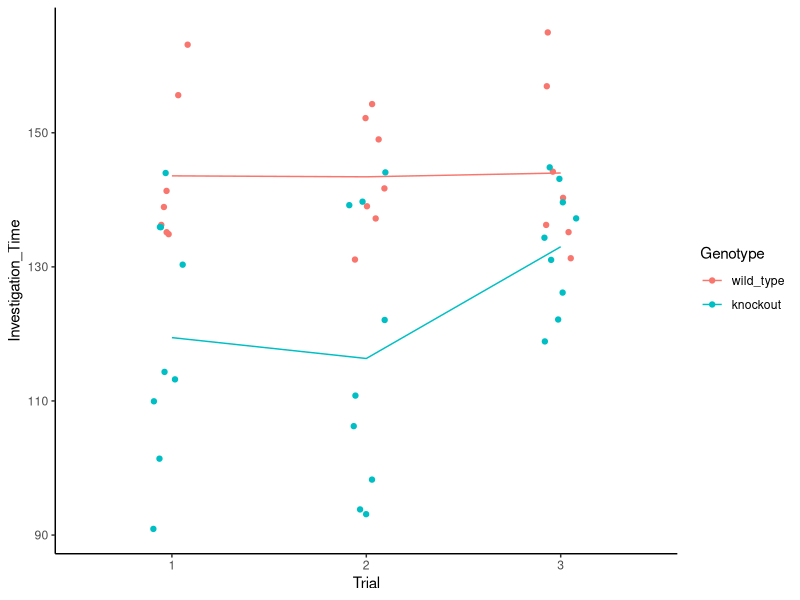

R code for this plot:
library(tidyverse)
library(readxl)

hw1_data <- read_excel("HW1_2022_data.xlsx")
# if your data file is in the "working directory" no need to specify path

# if you have subdirectories the "here" package avoids operating system-specific syntax

hw1_data

# problems to solve:
# need to skip first row
# need to get rid of blank lines / mean calculations
# need to have consistent factor labels for WT and KO
# "tidy" to long format

# skip the first row

hw1_data <- read_excel("HW1_2022_data.xlsx", skip = 1)

hw1_data

# get rid of blank lines and means

hw1_data %>% filter(Genotype %in% c("wt", "WT", "ko", "KO", "k o")) #tedious
hw1_data %>% filter(!is.na(Genotype)) %>% filter(!str_detect(Genotype, "mean"))
hw1_data %>% filter(!is.na(Mouse))

# all of these work
# specific choice may depend on how your excel sheet is formatted

# something like hw1_data <- hw1_data[-c(8, 9, 19), ] to remove problematic rows would also work
# but if you had thousands of rows of data it would be tedious to identify which ones you want to remove
# in this case removing rows with missing values also works (mouse missing in non-data rows)
# hw1_data <- na.omit(hw1_data) or hw1_data %>% drop_na()

hw1_data %>% drop_na()

hw1_data <- 
  hw1_data %>% drop_na()
### update data object!
### the code above produced results but left hw1_data unchanged

# let's deal with the Genotype

table(hw1_data$Genotype)
unique(hw1_data$Genotype)
### these both show you what the codes in Genotype are 
### this is not what we want

### there are a few options
hw1_data %>% mutate(Genotype = factor(Genotype)) %>%
  mutate(Genotype = recode(Genotype, wt = "wild_type", WT = "wild_type",
                           ko = "knockout", KO = "knockout",
                           `k o` = "knockout"))
### note `k o` to deal with that space in there - backwards quotes
### this approach requires listing out values of factor
### two step process of making the factor and then recoding the levels

### could use tolower() to make everything lower case and str_detect_all to find and remove spaces, ...

### could use str_detect from stringr to find W/w and K/k

### or could fix the data before we change it to a factor
hw1_data %>%
  mutate(Genotype = case_when(str_detect(Genotype, "[wW]") ~ "wild_type",
                              str_detect(Genotype, "[kK]") ~ "knockout")) %>%
  mutate(Genotype = factor(Genotype))
### str_detect will check for presence of w or W in string and change variable accordingly
### maybe more general approach than listing options?
### only works this way because the two groups don't share any letters
### can do it inside the mutate too 
hw1_data <- hw1_data %>%
  mutate(Genotype = case_when(str_detect(Genotype, "[wW]") ~ "wild_type",
                              str_detect(Genotype, "[kK]") ~ "knockout") %>% factor())

glimpse(hw1_data)

### Probably OK to have mouse as character variable. If we didn't have 9a in there, it'd get
### read in as numeric though which could cause problems in certain analyses

# let's change data from wide to long

### pivot_longer and pivot_wider change the shape of the data - we want all the times in one
### column and the trial number in other

hw1_data %>% pivot_longer(`Trial 1`:`Trial 3`, names_to = "Trial", 
                          values_to = "Investigation_Time")
### note those backwards quotes again
### we could have renamed those variables or changed names back in the read_excel line
### but it's fine :) 
### good but we might want the Trial as a factor or indeed just as a number

hw1_data <- 
  hw1_data %>% pivot_longer(`Trial 1`:`Trial 3`, names_to = "Trial", 
                          values_to = "Investigation_Time") %>%
  mutate(Trial = factor(parse_number(Trial)))
### parse_number is handy: just takes numeric part of string
### wrapped in factor so Trial ends up a factor variable instead of numeric

hw1_data %>% print(n = Inf)
### instead of 16 lines of data (one per mouse) we have 48 (one per mouse per trial)

# summary statistics!

hw1_data %>% group_by(Genotype, Trial) %>%
  summarize(Mean = mean(Investigation_Time),
            SD = sd(Investigation_Time))

options("digits" = 5)
hw1_data %>% group_by(Genotype, Trial) %>%
  summarize(Mean = mean(Investigation_Time),
            SD = sd(Investigation_Time)) %>% 
  print.data.frame()

### Does this give the same answer as the Excel sheet? (Excel sheet formula is wrong)

### knockout prints before wild_type?
### default is alphabetical order
### can change the order of the factor levels: 

hw1_data %>% mutate(Genotype = factor(Genotype, levels = c("wild_type", "knockout"))) %>%
  group_by(Genotype, Trial) %>%
  summarize(Mean = mean(Investigation_Time),
            SD = sd(Investigation_Time))

# finally, maybe desirable to do this all in one fell swoop

hw1_data <- read_excel("HW1_2022_data.xlsx", skip = 1) %>%
  filter(!is.na(Genotype)) %>% filter(!str_detect(Genotype, "mean")) %>%
  mutate(Genotype = case_when(str_detect(Genotype, "[wW]") ~ "wild_type",
                              str_detect(Genotype, "[kK]") ~ "knockout")) %>%
  mutate(Genotype = factor(Genotype, levels = c("wild_type", "knockout"))) %>%
  pivot_longer(`Trial 1`:`Trial 3`, names_to = "Trial", 
               values_to = "Investigation_Time") %>%
  mutate(Trial = factor(parse_number(Trial)))

# cheeky graph

hw1_data %>%
  ggplot(aes(x = Trial, y = Investigation_Time, color = Genotype)) +
  geom_jitter(width = 0.1) +
  stat_summary(aes(group = Genotype), fun = "mean", geom="line") +
  theme_classic()

           


